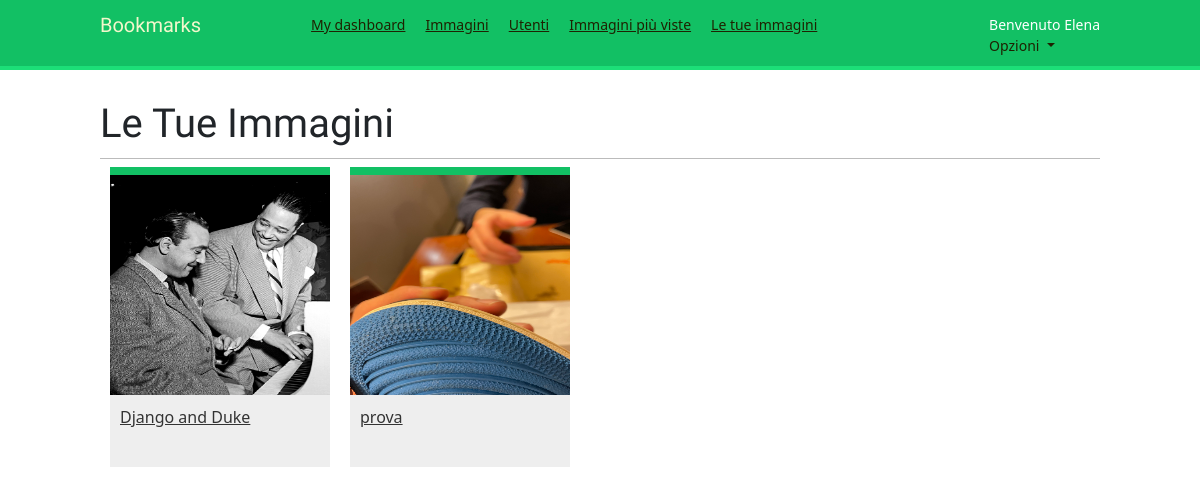
Screenshot of /images/images/image_list/ (signed in) with the database file from the repository.
### images/models.py (models this page shows, shortened)
class Image(models.Model):
    user = models.ForeignKey(settings.AUTH_USER_MODEL, related_name='images_created', on_delete=models.CASCADE)
    title = models.CharField(max_length=200)
    slug = models.SlugField(max_length=200, blank=True)
    url = models.URLField(blank=True,)
    image = models.ImageField(blank=True, null=True, upload_to='images/%Y/%m/%d')
    description = models.TextField(blank=True)
    created = models.DateField(auto_now_add=True, db_index=True)
    user_like = models.ManyToManyField(settings.AUTH_USER_MODEL, related_name='images_liked', blank=True)
    total_likes = models.PositiveIntegerField(db_index=True, default=0)
    def get_absolute_url(self):
        return reverse('images:detail', args=[self.id, self.slug])

### images/views.py (the view)
# urls.py: path('images/image_list/', views.user_image_list, name='your_images'),
@login_required
def user_image_list(request):
    images = Image.objects.filter(user=request.user)
    return render(request, 'images/image/user_images_list.html', {'section': 'your_images', 'images': images})

### images/templates/images/image/user_images_list.html (shortened to what this page needs)
{% extends "base.html" %}
{% load thumbnail %}
{% block content %}
<h1>Le Tue Immagini</h1>
<div id="image-list">
    {% if images %}
        {% for image in images %}
            <div class="image">
                <a href="{{ image.get_absolute_url }}">
                    {% thumbnail image.image 300x300 crop="smart" as im %}
                    <img src="{{ im.url }}" alt="{{ image.title }}">
                </a>
                <div class="info">
                    <a href="{{ image.get_absolute_url }}" class="title">
                        {{ image.title }}
                    </a>
                </div>
            </div>
        {% endfor %}
    {% else %}
        <p>Non hai caricato nessuna immagine.</p>
    {% endif %}
</div>
{% endblock %}

### account/templates/base.html (shortened to what this page needs)
<!DOCTYPE html>
<html>
<head>
    {% load static %}
    <link href="{% static "css/base.css" %}" rel="stylesheet">
    <link href="https://cdn.jsdelivr.net/npm/bootstrap@5.3.3/dist/css/bootstrap.min.css" rel="stylesheet">
</head>
<body>
    <div id="header">
        <span class="logo">Bookmarks</span>
        {% if request.user.is_authenticated %}
            <ul class="menu">
                <li {% if section == "dashboard" %}class="selected"{% endif %}>
                    <a href="{% url "dashboard" %}">My dashboard</a>
                </li>
                <li {% if section == "images" %}class="selected"{% endif %}>
                    <a href="{% url "images:list" %}">Immagini</a>
                </li>
                <li {% if section == "people" %}class="selected"{% endif %}>
                    <a href="{% url "user_list" %}">Utenti</a>
                </li>
                <li {% if section == "images" %}class="selected"{% endif %}>
                    <a href="{% url "images:ranking" %}">Immagini più viste</a>
                </li>
                <li {% if section == "people" %}class="selected"{% endif %}>
                    <a href="{% url "images:your_images" %}">Le tue immagini</a>
                </li>
            </ul>
        {% endif %}
        <span class="user">
            {% if request.user.is_authenticated %}
             Benvenuto {{ request.user.first_name }}
                    <a class="nav-link dropdown-toggle" href="#" role="button" data-bs-toggle="dropdown" aria-expanded="false">
                      Opzioni
                    </a>
            {% else %}
                <a href="{% url "login" %}">Login</a>
            {% endif %}
        </span>
    </div>
    <div id="content">
        {% block content %}
        {% endblock %}
    </div>
</body>
</html>

### account/static/css/base.css (style rules this page uses)
body { margin:0; padding:0; font-family:helvetica, sans-serif; }
a { color:#12c064; text-decoration:none; }
h1, h2, h3, h4, h5 , h6 { font-family: 'Muli', sans-serif; font-weight:normal; }
h1 { border-bottom:1px solid #bbb; padding:0 0 10px 0; margin:10px 0 20px 0; }
#header { padding:10px 100px; font-size:14px; background:#12c064; color:#fff; border-bottom:4px solid #1cdf78; overflow:auto; }
#header .logo { font-family: 'Muli', sans-serif; float:left; color:#f3f7cc; font-size:20px; margin-right:10%; }
#header ul.menu { list-style:none; float:left; margin:0; padding:0; }
#header ul.menu li { float:left; padding:4px 10px; }
#header a { color:#1e2201; }
#header .user { float:right; padding-top:4px; }
#content { padding:30px 100px; }
#image-list { overflow:hidden; }
#image-list .image { float:left; width:220px; height:300px; margin:0 10px 10px 10px; border-top:8px solid #12c064; background:#eee; }
#image-list img { width:220px; height:220px; }
#image-list .info { padding:10px; }
#image-list .info a { color:#333; }

### rows the page displays
Image: shows a picture, title "Django and Duke"
Image: shows a picture, title "prova"

### other values shown
{{ request.user.first_name }} "Elena"
